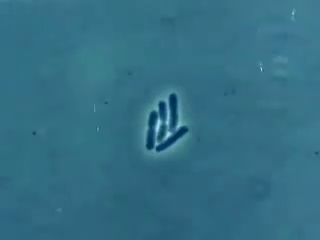
#> input picture frame 15 of Atividade 8/video.mp4, 320 x 240 px
$ python atividade8.py
#> lines starting #> are read from the running program, lines starting #| are printed output that depends on the picture; after the words box and inside, x2 and y2 are one past the last pixel; in counts of white or black regions, pixels touching at a corner belong together
import cv2
import numpy as np
import matplotlib.pyplot as plt
import time

def mouse(event, x, y, flags, param):
    if event == cv2.EVENT_LBUTTONDOWN:
        phsv = fhsv[y, x]
        print(f'Posição ({x}, {y}), HSV: {phsv}')

video = cv2.VideoCapture('./video.mp4')

if (video.isOpened() == False):
    print("Error!")
else:
    pausa = False
    contbact = 0
    tpinicial = time.time()

    cv2.namedWindow('Resultado')
    cv2.setMouseCallback('Resultado', mouse)

    tempos = []
    bacterias = []

    while True:
        if not pausa:
            ret, frame = video.read()
#> frame is the input picture: shape (240, 320, 3); mean B, G, R 132.2, 110.8, 51.4
            if not ret:
                break

            fhsv = cv2.cvtColor(frame, cv2.COLOR_BGR2HSV)
#> fhsv: shape (240, 320, 3); mean H, S, V 98, 156.5, 132.2

            min = np.array([102, 212, 11])
            max = np.array([120, 255, 255])

            mask = cv2.inRange(fhsv, min, max)
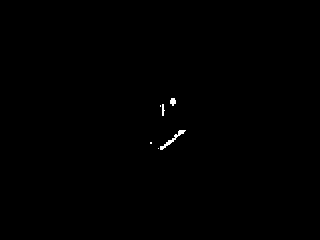
#> mask: shape (240, 320); 0.22% white; 6 white regions (3 under 20 px)

            contours, _ = cv2.findContours(mask, cv2.RETR_EXTERNAL, cv2.CHAIN_APPROX_SIMPLE)
#> contours = 6 contours, 4 with area under 20; largest, box (x1, y1, x2, y2) and area: (160, 130, 186, 150) 68, (170, 98, 176, 106) 25

            result = frame.copy()
            cv2.drawContours(result, contours, -1, (0, 255, 0), 2)

            nbacteris = len(contours)
#> nbacteris = 6
            cv2.putText(result, f'Bacterias: {nbacteris}', (10, 30), cv2.FONT_HERSHEY_SIMPLEX, 1, (0, 255, 0), 2)
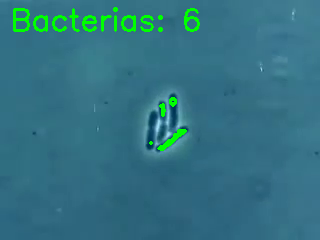
#> result: shape (240, 320, 3); mean B, G, R 129.4, 114.1, 50.4

            contbact += nbacteris
#> contbact = 6

            cv2.imshow('Resultado', result)

            tempo_atual = time.time() - tpinicial

            tempos.append(tempo_atual)
            bacterias.append(contbact)

        key = cv2.waitKey(1)
#> (key e is pressed here)
        if key & 0xFF == ord('e'):
            break
        elif key & 0xFF == ord('q'):
            pausa = not pausa

    print(f'Total de bactérias encontradas: {contbact}')
#| Total de bactérias encontradas: 6

    plt.plot(tempos, bacterias)
    plt.xlabel('Tempo(s)')
    plt.ylabel('Num. de Bactérias')
    plt.title('Atividade 8\nNum. de Bactérias vs Tempo')
    plt.show()
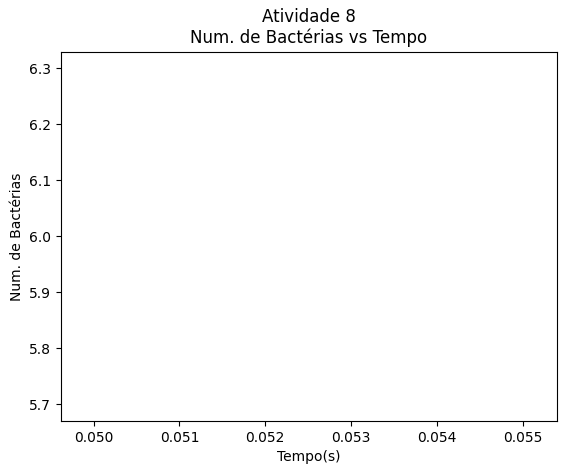
#> figure drawn by matplotlib, 1 panel

video.release()
cv2.destroyAllWindows()

$ run again, starting later in the video
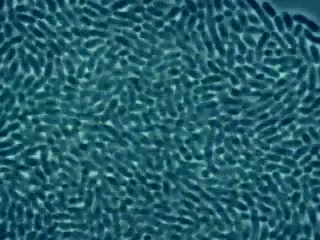
#> input picture frame 125 of Atividade 8/video.mp4, 320 x 240 px
#> frame is the input picture: shape (240, 320, 3); mean B, G, R 107.5, 95.2, 35.4
#> fhsv: shape (240, 320, 3); mean H, S, V 95.1, 181.4, 107.5
#> `mask = cv2.inRange(fhsv, min, max)`:
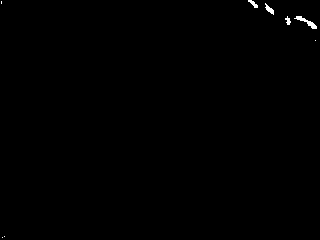
#> mask: shape (240, 320); 0.28% white; 8 white regions (4 under 20 px)
#> contours = 8 contours, 5 with area under 20; largest, box (x1, y1, x2, y2) and area: (294, 16, 317, 29) 66, (265, 3, 274, 15) 34, (248, 0, 258, 8) 24
#> nbacteris = 8
#| Total de bactérias encontradas: 8
#> `plt.show()`:
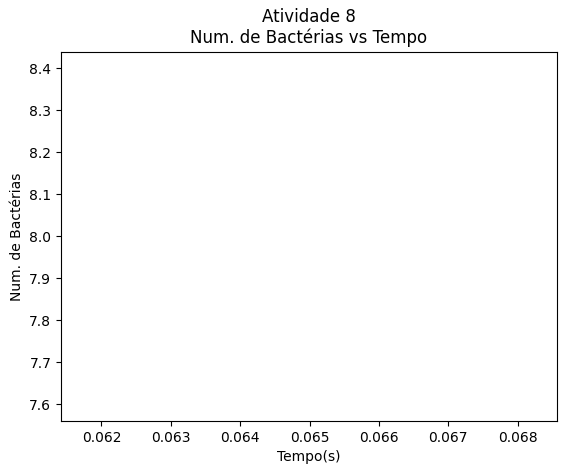
#> figure drawn by matplotlib, 1 panel
